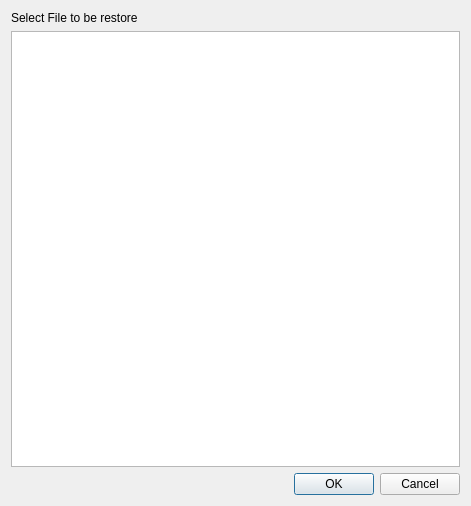
<?xml version="1.0" encoding="UTF-8"?>
<ui version="4.0">
 <class>Dialog</class>
 <widget class="QDialog" name="Dialog">
  <property name="geometry">
   <rect>
    <x>0</x>
    <y>0</y>
    <width>471</width>
    <height>506</height>
   </rect>
  </property>
  <property name="windowTitle">
   <string>Restore Backup</string>
  </property>
  <property name="windowIcon">
   <iconset resource="../resource.qrc">
    <normaloff>:/cfactor/images/backup-recovery.svg</normaloff>:/cfactor/images/backup-recovery.svg</iconset>
  </property>
  <layout class="QVBoxLayout" name="verticalLayout">
   <item>
    <widget class="QLabel" name="label">
     <property name="text">
      <string>Select File to be restore</string>
     </property>
    </widget>
   </item>
   <item>
    <widget class="QListWidget" name="list">
     <property name="selectionMode">
      <enum>QAbstractItemView::SingleSelection</enum>
     </property>
     <property name="sortingEnabled">
      <bool>true</bool>
     </property>
    </widget>
   </item>
   <item>
    <widget class="QDialogButtonBox" name="buttonBox">
     <property name="orientation">
      <enum>Qt::Horizontal</enum>
     </property>
     <property name="standardButtons">
      <set>QDialogButtonBox::Cancel|QDialogButtonBox::Ok</set>
     </property>
     <property name="centerButtons">
      <bool>false</bool>
     </property>
    </widget>
   </item>
  </layout>
 </widget>
 <resources>
  <include location="../resource.qrc"/>
 </resources>
 <connections>
  <connection>
   <sender>buttonBox</sender>
   <signal>accepted()</signal>
   <receiver>Dialog</receiver>
   <slot>accept()</slot>
   <hints>
    <hint type="sourcelabel">
     <x>248</x>
     <y>254</y>
    </hint>
    <hint type="destinationlabel">
     <x>157</x>
     <y>274</y>
    </hint>
   </hints>
  </connection>
  <connection>
   <sender>buttonBox</sender>
   <signal>rejected()</signal>
   <receiver>Dialog</receiver>
   <slot>reject()</slot>
   <hints>
    <hint type="sourcelabel">
     <x>316</x>
     <y>260</y>
    </hint>
    <hint type="destinationlabel">
     <x>286</x>
     <y>274</y>
    </hint>
   </hints>
  </connection>
 </connections>
</ui>
